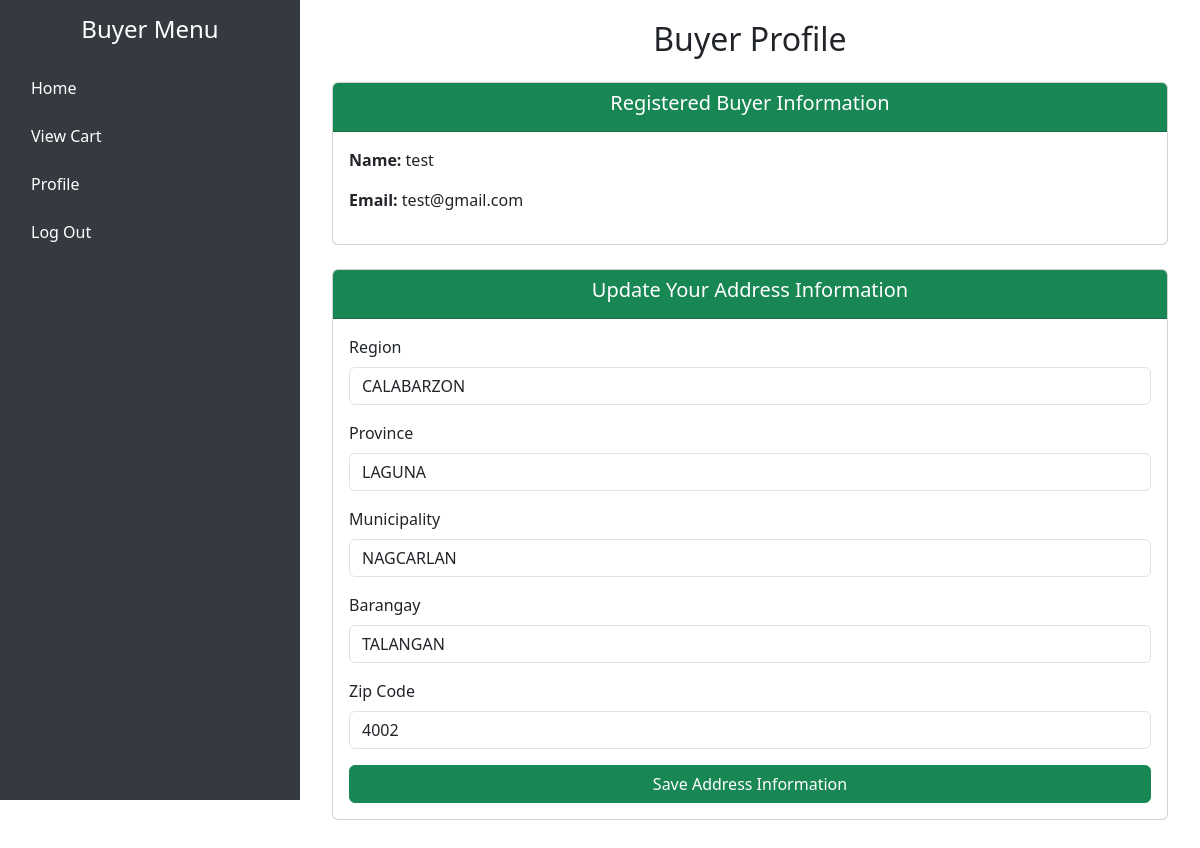
The app's page /profile.php (signed in) with its own data.
### tables this page shows
CREATE TABLE `users` (
  `id` int(11) NOT NULL,
  `name` varchar(200) DEFAULT NULL,
  `email` varchar(200) DEFAULT NULL,
  `password` varchar(200) DEFAULT NULL,
  `role` varchar(200) DEFAULT NULL,
  `region` varchar(255) DEFAULT NULL,
  `province` varchar(255) DEFAULT NULL,
  `municipality` varchar(255) DEFAULT NULL,
  `barangay` varchar(255) DEFAULT NULL,
  `zipCode` varchar(255) DEFAULT NULL
);

### profile.php (the view, shortened to what this page needs)
<?php
include 'db.php';
$userId = $_SESSION['id'];
$sql = "SELECT * FROM users WHERE id = '$userId'";
$result = $conn->query($sql);
$user = $result->fetch_assoc();
?>
<!DOCTYPE html>
<html lang="en">
<head>
    <link href="https://cdn.jsdelivr.net/npm/bootstrap@5.3.0/dist/css/bootstrap.min.css" rel="stylesheet">
</head>
<body>
<div class="container-fluid">
    <div class="row flex-nowrap">
        <div id="sidebar" class="col-md-3 col-sm-4 col-12">
            <h4 class="text-white mb-4 text-center">Buyer Menu</h4>
            <nav class="nav flex-column">
                <a class="nav-link mb-2" href="buyer.php"><i class="fa fa-home"></i> Home</a>
                <a class="nav-link mb-2" href="view_cart.php"><i class="fa fa-shopping-cart"></i> View Cart</a>
                <a class="nav-link mb-2" href="profile.php"><i class="fa fa-user"></i> Profile</a>
                <a class="nav-link mb-2" href="index.php"><i class="fa fa-sign-out-alt"></i> Log Out</a>
            </nav>
        </div>
        <div id="content" class="col-md-9 col-sm-8 col-12">
            <div class="container">
                <h2 class="text-center mb-4">Buyer Profile</h2>
                <div class="card mb-4">
                    <div class="card-header bg-success text-white text-center">
                        <h5>Registered Buyer Information</h5>
                    </div>
                    <div class="card-body">
                        <p><strong>Name:</strong> <?php echo htmlspecialchars($user['name']); ?></p>
                        <p><strong>Email:</strong> <?php echo htmlspecialchars($user['email']); ?></p>
                    </div>
                </div>
                <div class="card mb-4">
                    <div class="card-header bg-success text-white text-center">
                        <h5>Update Your Address Information</h5>
                    </div>
                    <div class="card-body">
                        <form method="POST" action="">
                            <div class="mb-3">
                                <label for="region" class="form-label">Region</label>
                                <input type="text" class="form-control" id="region" name="region" placeholder="Enter Region" value="<?php echo htmlspecialchars($user['region']); ?>">
                            </div>
                            <div class="mb-3">
                                <label for="province" class="form-label">Province</label>
                                <input type="text" class="form-control" id="province" name="province" placeholder="Enter Province" value="<?php echo htmlspecialchars($user['province']); ?>">
                            </div>
                            <div class="mb-3">
                                <label for="municipality" class="form-label">Municipality</label>
                                <input type="text" class="form-control" id="municipality" name="municipality" placeholder="Enter Municipality" value="<?php echo htmlspecialchars($user['municipality']); ?>">
                            </div>
                            <div class="mb-3">
                                <label for="barangay" class="form-label">Barangay</label>
                                <input type="text" class="form-control" id="barangay" name="barangay" placeholder="Enter Barangay" value="<?php echo htmlspecialchars($user['barangay']); ?>">
                            </div>
                            <div class="mb-3">
                                <label for="zipCode" class="form-label">Zip Code</label>
                                <input type="text" class="form-control" id="zipCode" name="zipCode" placeholder="Enter Zip Code" value="<?php echo htmlspecialchars($user['zipCode']); ?>">
                            </div>
                            <button type="submit" class="btn btn-success w-100">Save Address Information</button>
                        </form>
                    </div>
                </div>
            </div>
        </div>
    </div>
</div>
</body>
</html>

### profile.php (style rules this page uses)
#sidebar { background-color: #343a40; color: #fff; padding: 15px; height: 100vh; overflow-y: auto; }
#sidebar a { color: #fff; text-decoration: none; transition: color 0.3s ease-in-out; }
#content { padding: 20px; }

### records on screen
users: name "test", email "test@gmail.com", region "CALABARZON", province "LAGUNA", municipality "NAGCARLAN", barangay "TALANGAN", zipCode "4002"
